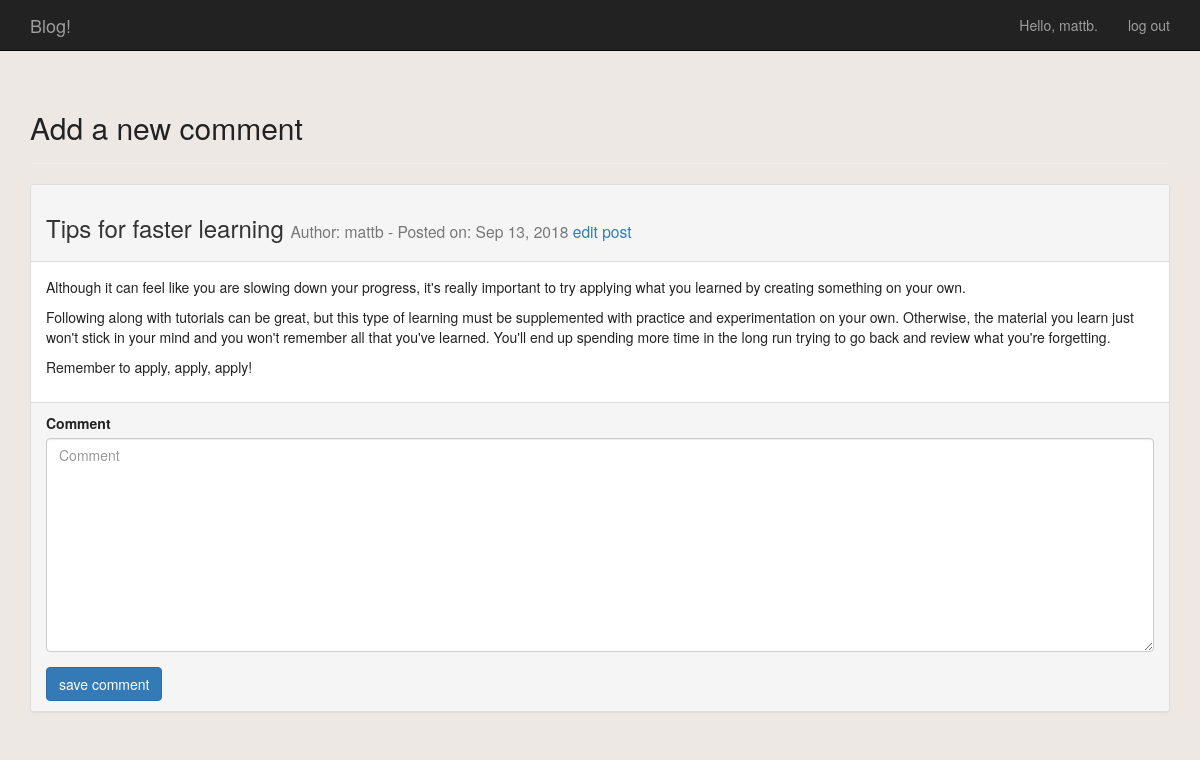
Screenshot of /2/new_comment (signed in) with the database file from the repository.
### blog/models.py (models this page shows)
class Post(models.Model):
	title = models.CharField(max_length=255)
	content = models.TextField()
	posted_on = models.DateTimeField(auto_now_add=True)
	author = models.ForeignKey(User, on_delete=models.CASCADE)
	private = models.BooleanField(default=False)
	def __str__(self):
		return self.title

### blog/views.py (the view, shortened to what this page needs)
# urls.py: path('<post_id>/new_comment', views.new_comment, name='new_comment')
@login_required
def new_comment(request, post_id):
	post = Post.objects.get(id=post_id)
	if request.method != 'POST':
		form = CommentForm()
	context = {'post': post, 'form': form}
	return render(request, 'blog/new_comment.html', context)

### blog/forms.py
class CommentForm(forms.ModelForm):
	class Meta:
		model = Comment
		fields = ['content']
		labels = {
			'content': 'Comment',
			}
		widgets = {
			'content': forms.Textarea(attrs={'cols': 80}),
			}

### blog/templates/blog/new_comment.html (shortened to what this page needs)
{% extends 'blog/base.html' %}
{% load bootstrap3 %}
{% block header %}
  <h2>Add a new comment</h2>
{% endblock header %}
{% block content %}
  <div class="panel panel-default">
    <div class="panel-heading">
	  <h3>
		{{ post }}
		<small>
		  Author: {{ post.author }} - Posted on: {{ post.posted_on|date:'M d, Y' }} <a href="{% url 'blog:edit_post' post.id %}">edit post</a>
		</small>
	  </h3>
	</div>
	<div class="panel-body">
	  {{ post.content|linebreaks }}
	</div>
	<div class="panel-footer">
      <form action="{% url 'blog:new_comment' post.id %}" method='post' class="form">
	    {% bootstrap_form form %}
	    {% buttons %}
	      <button name="submit" class="btn btn-primary">save comment</button>
	    {% endbuttons %}
      </form>
 	</div>
   </div>
{% endblock content %}

### blog/templates/blog/base.html (shortened to what this page needs)
{% load bootstrap3 %}
<!DOCTYPE html>
<html lang="en">
  <head>
	{% bootstrap_css %}
	{% load static %}
	<link rel="stylesheet" type="text/css" href="{% static 'blog/styles.css' %}">
  </head>
  <body>
    <nav class="navbar navbar-inverse navbar-static-top">
	  <div class="container">
	    <div class="navbar-header">
		  <a class="navbar-brand" href="{% url 'blog:index' %}">Blog!</a>
		</div>
		<div id="navbar" class="navbar-collapse collapse">
		  <ul class="nav navbar-nav navbar-right">
			{% if user.is_authenticated %}
			  <li><a>Hello, {{ user.username }}.</a></li>
			  <li><a href="{% url 'users:logout' %}">log out</a></li>
			{% else %}
			  <li><a href="{% url 'users:register' %}">register</a></li>
			  <li><a href="{% url 'users:login' %}">log in</a></li>
			{% endif %}
		  </ul>
		</div>
	  </div>
	</nav>
    <div class="container">
	  <div class="page-header">
			{% block header %}{% endblock header %}
	  </div>
	  <div>
	    {% block content %}{% endblock content %}
	  </div>
  </div>
  </body>
</html>

### blog/static/blog/styles.css (style rules this page uses)
body { color: #222; background-color: #EEE8E5; }
.panel-heading, panel-body { border-color: #222; }

### rows the page displays
Post: title "Tips for faster learning", author "mattb", posted_on "Sep 13, 2018", content "Although it can feel like you are slowing down your progress, it's really important to try applying what you learned by creating something on your own. Following along with tutorials can be great, but this type of learning must be supplemented with practice and experimentation on your own. Otherwise, the material you learn just won't stick in your mind and you won't remember all that you've learned. You'll end up spending more time in the long run trying to go back and review what you're forgetting. Remember to apply, apply, apply!"

### other values shown
{{ user.username }} "mattb"
